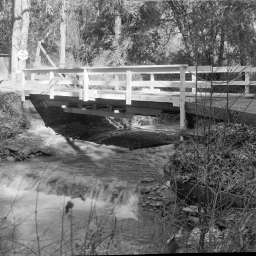
%> input picture LAB1/images/bridge.gif, 256 x 256 px
$ octave mov_avg_of_img_3_3.m   (GNU Octave 9; MATLAB toolbox functions it lacks are replaced by stand-ins)
%> lines starting %> are read from the running program, lines starting %| are printed output that depends on the picture
%> further down, img is the input picture: size 256x256 uint8; min 0, max 255, mean 113.9
### LAB1/MATLAB/assignment/mov_avg_multi_dim.m
function y = mov_avg_multi_dim(x, M)
%> called with M = 5

[rows, colums] = size(x);
%> rows = 256; colums = 256

x = [zeros(M - 1,colums + M - 1);[zeros(rows,M-1), x]];
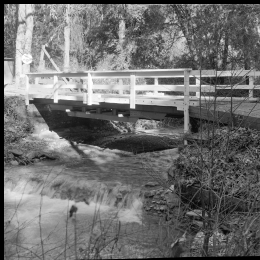
%> x: size 260x260 uint8; min 0, max 255, mean 110.4

for m = 1: rows
    sum = zeros(rows,1);
    for n = 1 : colums
        for l = 0 : M - 1
            for k = 0 : M - 1
                sum(n) = sum(n) + x(m - l + M -1 , n - k + M -1);
            end
        end
    y(m, n) = sum(n)/M^2;
    end
end
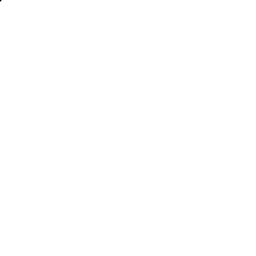
%> y: size 256x256 double; min 3.76, max 10.2, mean 10.2; drawn with min black and max white
%> after the loop, sum = 256 values from 255 to 255

### LAB1/MATLAB/assignment/mov_avg_of_img_3_3.m
img = imread('C:\MisterDK\Queen Mary University of London\Courses\Digital Signal Processing\LAB ASSESSMENTS\LAB1\images\bridge.gif');
img_movavg = mov_avg_multi_dim(img, 5);
imagesc(img_movavg);
colormap('gray');

$ run again, with LAB1/images/cameraman.tif saved as LAB1/images/bridge.gif
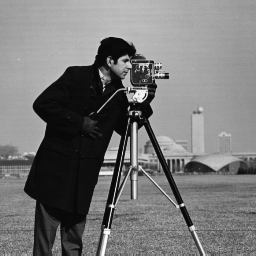
%> input picture LAB1/images/cameraman.tif, 256 x 256 px
%> in mov_avg_multi_dim, `x = [zeros(M - 1,colums + M - 1);[zeros(rows,M-1), x]];`:
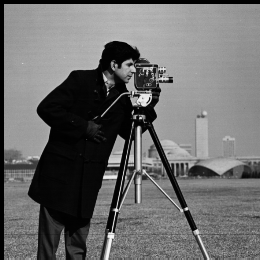
%> x: size 260x260 uint8; min 0, max 246, mean 108.3
%> after the loop in mov_avg_multi_dim, `for m = 1: rows`:
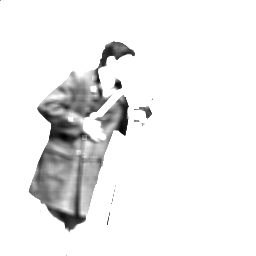
%> y: size 256x256 double; min 0.84, max 10.2, mean 9.57; drawn with min black and max white
%> after the loop in mov_avg_multi_dim, `for m = 1: rows`: sum = 256 values, max 255 at index 1, min 204 at index 67, mean 254.8

$ run again, with LAB1/images/knit.jpg saved as LAB1/images/bridge.gif
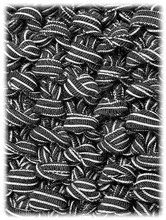
%> input picture LAB1/images/knit.jpg, 166 x 220 px, shrunk from 313 x 416 before the run
%> img is the input picture: size 220x166 uint8; min 0, max 255, mean 101.4
%> in mov_avg_multi_dim, `x = [zeros(M - 1,colums + M - 1);[zeros(rows,M-1), x]];`:
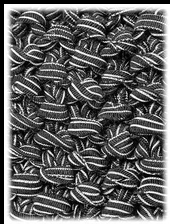
%> x: size 224x170 uint8; min 0, max 255, mean 97.2
%> after the loop in mov_avg_multi_dim, `for m = 1: rows`: sum = 220 values, max 255 at index 1, min 0 at index 167, mean 192.4
